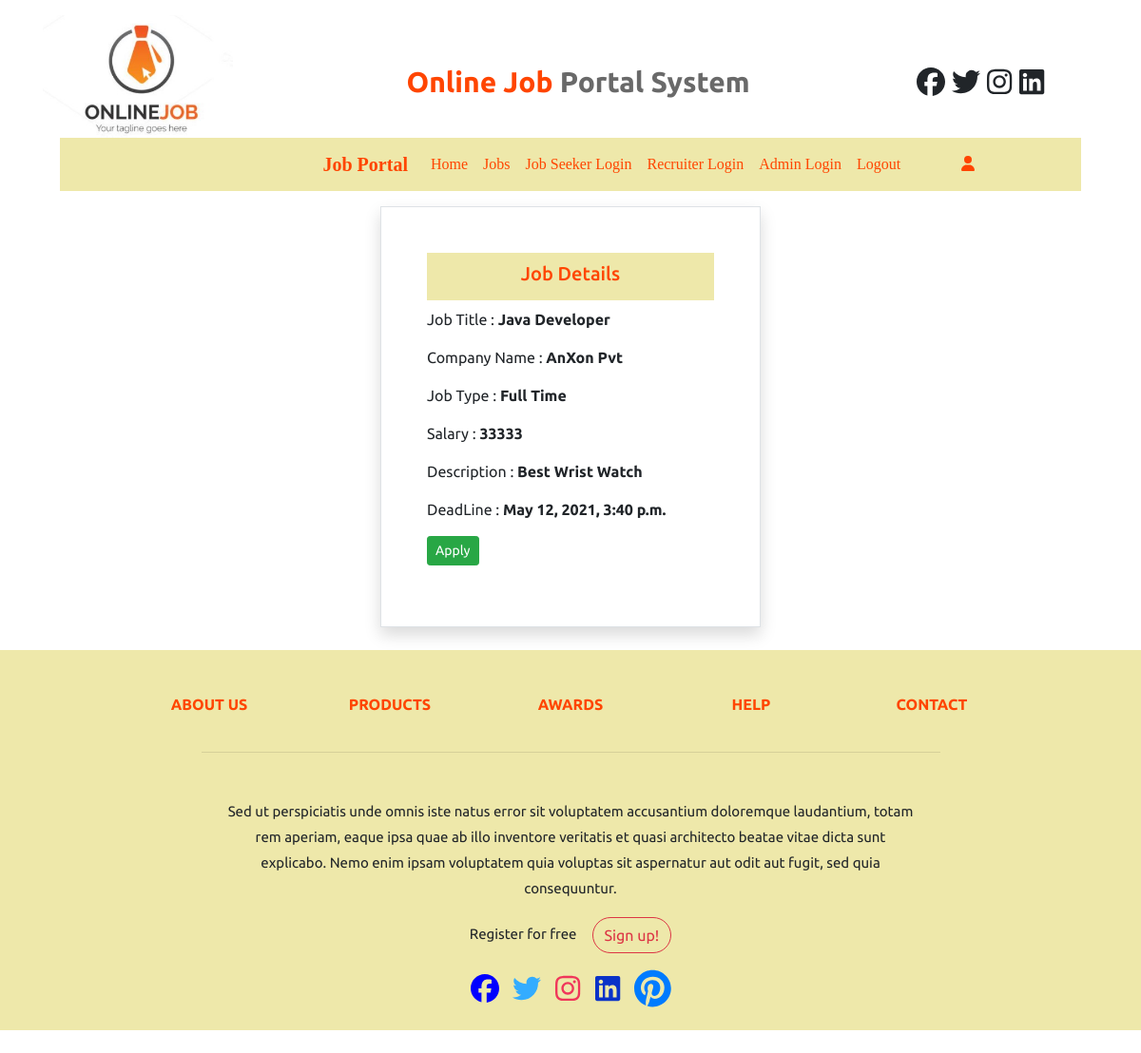
The page /jobdetail/13/ on the database its author committed.
### job/models.py (models this page shows, shortened)
class Job(models.Model):
    title=models.CharField(max_length=100)
    type=models.CharField(max_length=100)
    company=models.ForeignKey(Recruiter,on_delete=models.CASCADE)
    salary=models.IntegerField()
    desc=models.TextField(max_length=500)
    location=models.CharField(max_length=50)
    date_posted=models.DateTimeField(auto_now_add=True)
    deadline=models.DateTimeField(auto_now_add=False)

class Recruiter(models.Model):
    user=models.ForeignKey(User, on_delete=models.CASCADE)
    mobile=models.CharField(max_length=15,null=True)
    image=models.FileField(null=True)
    gender=models.CharField(max_length=15,null=True)
    company=models.CharField(max_length=15,null=True)
    typ=models.CharField(max_length=20,null=True)
    status=models.CharField(max_length=20,null=True)

### job/views.py (the view)
# urls.py: path('jobdetail/<int:id>/',job_detail,name='jobdetail'),
def job_detail(request,id):
    job=Job.objects.get(pk=id)
    d={'job':job}
    return render(request,'jobdetail.html',d)

### job/templates/jobdetail.html
{% load static %}
{% block body %}
{% include 'navigation.html' %}
<div class="container-fluid col-md-4 border mt-3 shadow p-5">
    <h5 style="color: orangered; background-color: palegoldenrod; height: 50px; padding-top: 10px;" class="text-center">Job Details</h5>
<p>Job Title : <b>{{job.title}}</b></p>
<p>Company Name : <b>{{job.company.company}}</p></b>
<p>Job Type : <b>{{job.type}}</p></b>
<p>Salary : <b>{{job.salary}}</p></b>
<p>Description : <b>{{job.desc}}</p></b>
<p>DeadLine : <b>{{job.deadline}}</b></p>
<a href="{% url 'applicant' job.id %}" class="btn btn-success btn-sm mb-3">Apply</a>
</div>
<div class="my-4">
    {% include 'footer.html' %}
    </div>
    {% endblock body %}

### job/static/style.css (style rules this page uses)
html { font-family: 'Montserrat', sans-serif; }
body { font-family: 'Montserrat', sans-serif; }
html { font-family: 'Montserrat', sans-serif; scroll-behavior: smooth; }

### rows shown on the page
Job: title "Java Developer", company.company "AnXon Pvt", type "Full Time", salary "33333", desc "Best Wrist Watch", deadline "May 12, 2021, 3:40 p.m."
